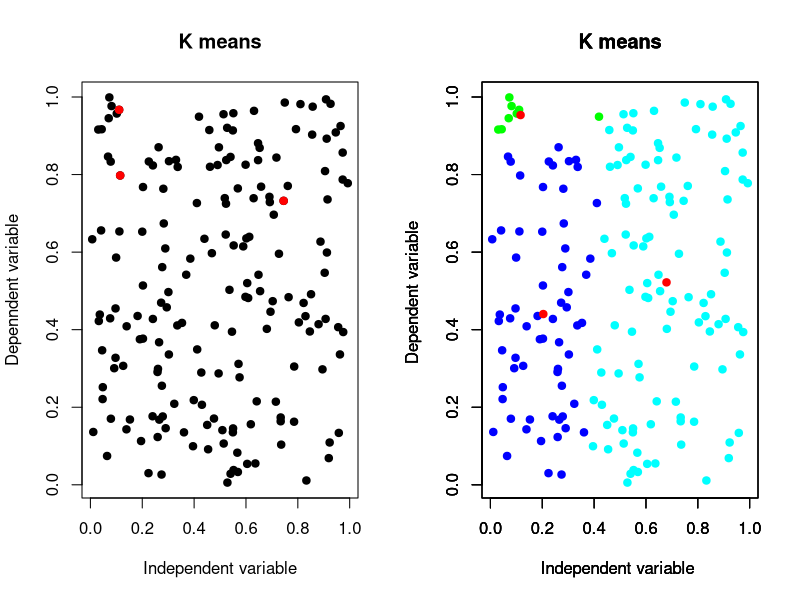

The R script that drew this image:
##########
ro=180
co=2
X=as.data.frame(matrix(runif(ro*co), nrow = ro, ncol = co))

#Test the algorithm by generating 2 random vectors and merging them to create a new matrix 
#x1= runif(160, min=0, max=150)
#x2=runif(160, min=120, max=9700)
#X=as.data.frame(cbind(x1,x2))

#Test with excel data
#df = read.csv("C:\\Users\\rogilb\\Downloads\\clustering.csv")
#x1= df[,c('LoanAmount')]
#x2=df[,c('ApplicantIncome')]
#X=as.data.frame(cbind(x2,x1))
k= 3
r= sample(1:nrow(X), size = k)
centroids= X[r, ]

x11(width = 20, height = 4)
layout(matrix(c(1,2), 1, 2, byrow = TRUE))  
plot(X[,1], X[,2],main= "K means", xlab = "Independent variable", ylab ="Depenndent variable", pch=19, col= "black")
points(centroids[,1], centroids[,2], pch=19, col= "red")


diff=1
cond= 0

while (diff==1) {
  XD=X
  i=1
  for (i in 1:nrow(centroids)) {
    ED= numeric()
    f2=numeric()
    f22=numeric()
    f1=numeric()
    f11=numeric()
    d2=numeric()
    d1=numeric()
    for (j in 1:nrow(X)) {
      f2[j]=X[r[i],2]
      f22[j]=X[j,2]
      f1[j]=X[r[i],1]
      f11[j]=X[j,1]
      d2[j]= ((f22[j]-f2[j]))^2
      d1[j]= ((f11[j]-f1[j]))^2
      ED[j]= sqrt(d2[j]+d1[j])
    }
    XD[i]=ED
    i=i+1
    print(i)
  }
  XD
  colnames(XD) <- c("1", "2", "3")
  X
  dmin= apply(XD, 1, which.min)
  dmin
  XF=cbind(X,XD,dmin)
  XF
  names(XF)[ncol(XF)]= "cluster"
  n_centroids= aggregate.data.frame(XF[, 1:2], list(XF$cluster), mean) 
  
  
  if (cond==0) {
    diff=1
    cond=cond+1
  }
  else {
    diff=sum(n_centroids[,3]-centroids[,2])+ sum(n_centroids[,2]-centroids[,1])
    print(diff)
  }
  
  centroids=aggregate(XF[, 1:2], list(XF$cluster), mean)
  
}

for (i in seq(along=1:k)){
  fcluster= XF[XF[, 6] == i, 1:2]
  a=switch(i,"blue","green","cyan") 
  plot(fcluster[, 1], fcluster[, 2], main="K means",pch=19, col=a,xlim=c(min(XF[,1]),max(XF[,1]))
       ,ylim=c(min(XF[,2]),max(XF[,2])), xlab="Independent variable ", ylab="Dependent variable ")
  par(new=TRUE)
  
}

points(centroids[,2], centroids[,3], pch=19, col= "red")
